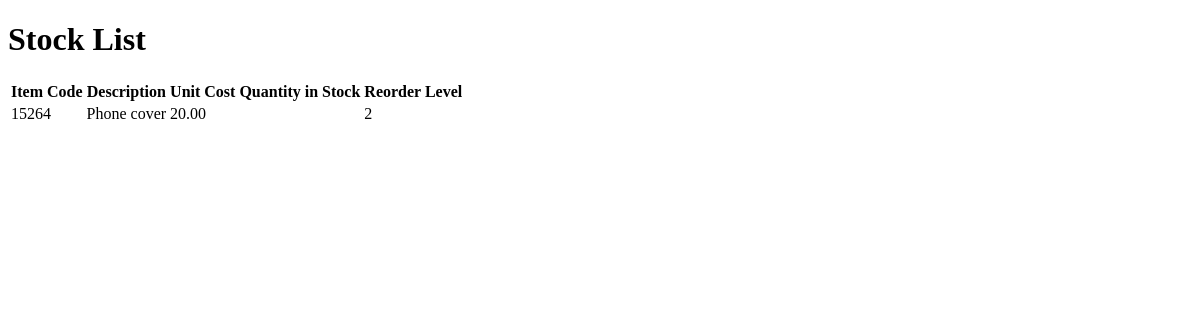
Before: /stock2/list/ with the older database file.
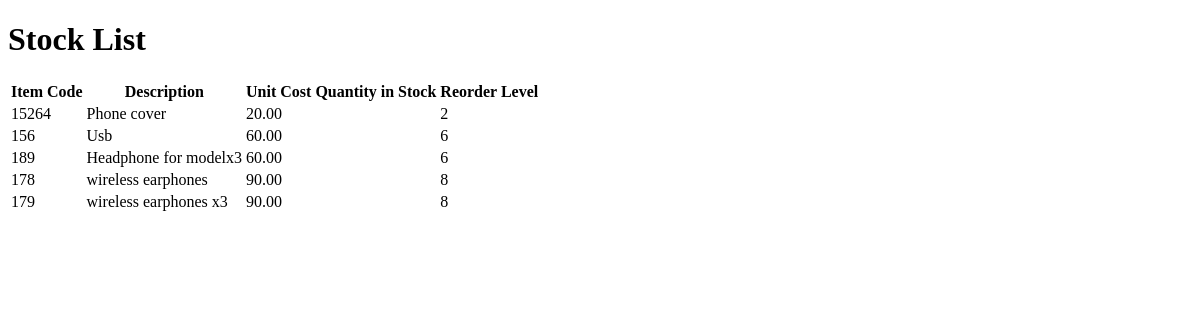
After: the same page with the newer database file.
### stock2/models.py (models this page shows, shortened)
class StockItem(models.Model):
    item_code = models.CharField(unique=True, max_length=50)
    description = models.CharField(max_length=100)
    unit_cost = models.DecimalField(decimal_places=2, max_digits=5)
    quantity_in_stock = models.IntegerField(default=0)
    reorder_level = models.IntegerField()

### stock2/views.py (the view)
# urls.py: path('list/', stock_item_list, name='stock_items'),
def stock_item_list(request):
    stocks = StockItem.objects.all()
    return render(request, 'stock2/stock_item_list.html', {'stocks': stocks})

### stock2/templates/stock2/stock_item_list.html (shortened to what this page needs)
<!DOCTYPE html>
<html lang="en">
<head>
</head>
<body>
    <h1>Stock List</h1>
    <table>
        <thead>
            <tr>
                <th>Item Code</th>
                <th>Description</th>
                <th>Unit Cost</th>
                <th>Quantity in Stock</th>
                <th>Reorder Level</th>
            </tr>
        </thead>
        <tbody>
            {% for stock in stocks %}
            <tr>
                <td>{{ stock.item_code }}</td>
                <td>{{ stock.description }}</td>
                <td>{{ stock.unit_cost }}</td>
                <td>{{ stock.quatity_in_stock }}</td>
                <td>{{ stock.reorder_level }}</td>
            </tr>
            {% endfor %}
        </tbody>
    </table>
</body>
</html>

Changed rows visible on the page:
added StockItem: item_code "156", description "Usb", unit_cost "60.00", reorder_level "6"
added StockItem: item_code "189", description "Headphone for modelx3", unit_cost "60.00", reorder_level "6"
added StockItem: item_code "178", description "wireless earphones", unit_cost "90.00", reorder_level "8"
added StockItem: item_code "179", description "wireless earphones x3", unit_cost "90.00", reorder_level "8"
